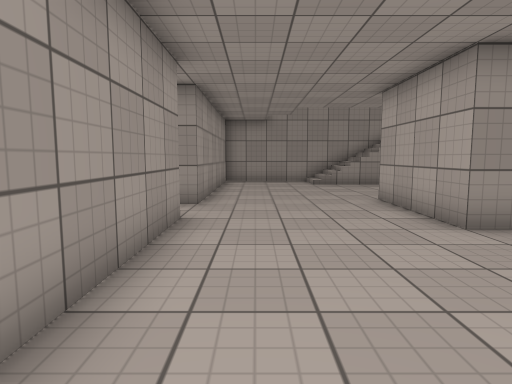
[1] (above)

16 first-person views from a walk through a 3-D level made in the Unity game engine. The camera is 1.2 m above the floor, tilts 6° down and sees 75° across. The floor is counted in squares, 1 m on a side. Each view is taken from the middle of a square. On the plan, view 1 faces up. The plan holds only what a view shows up to about 14 squares ahead; the rest is blank. Surface patterns are stand-ins for the level's own textures.

[2]
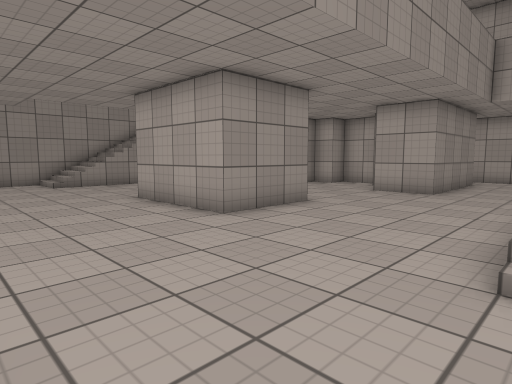

[3]
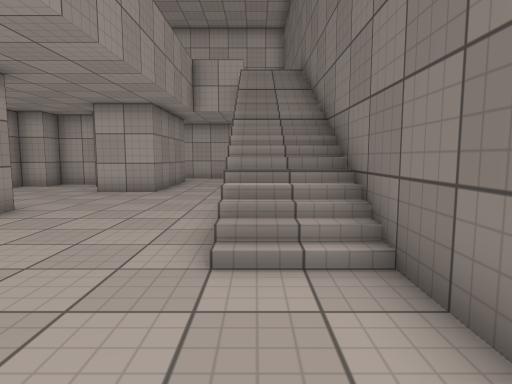

[4]
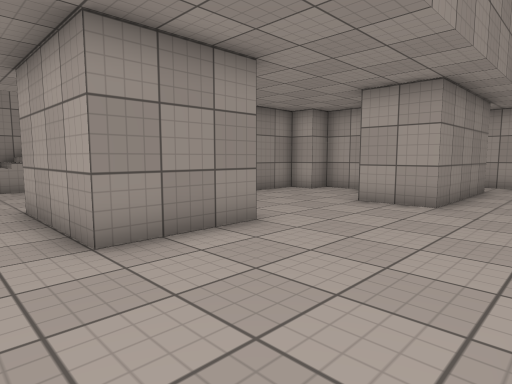

[5]
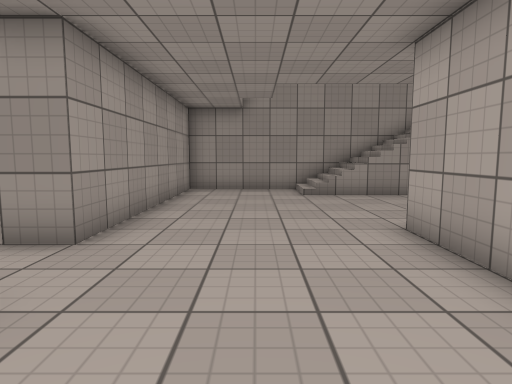

[6]
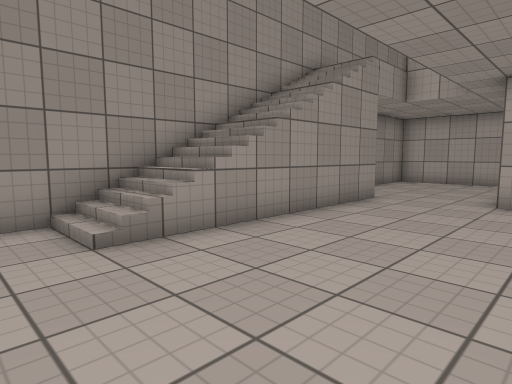

[7]
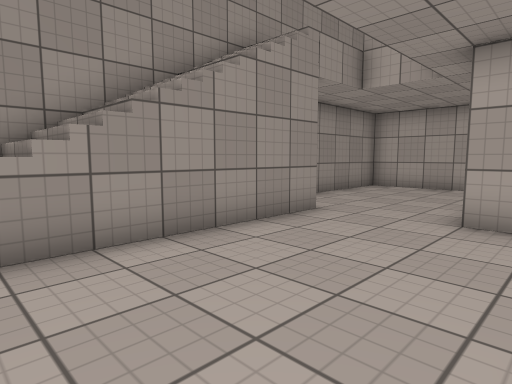

[8]
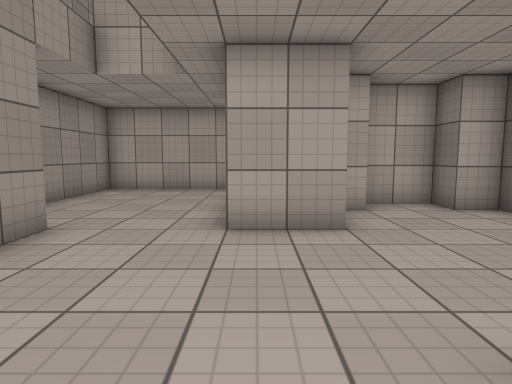

[9]
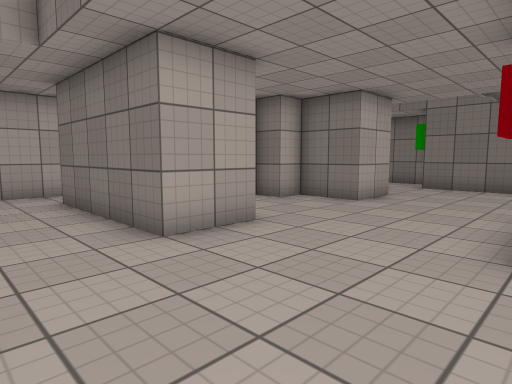

[10]
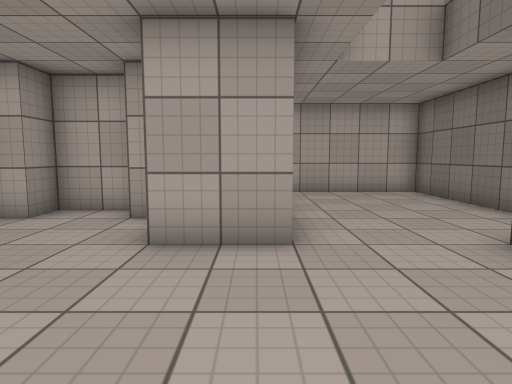

[11]
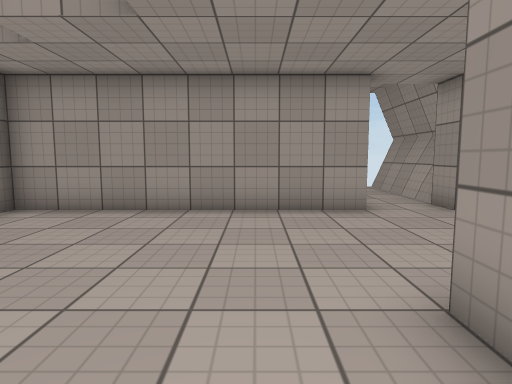

[12]
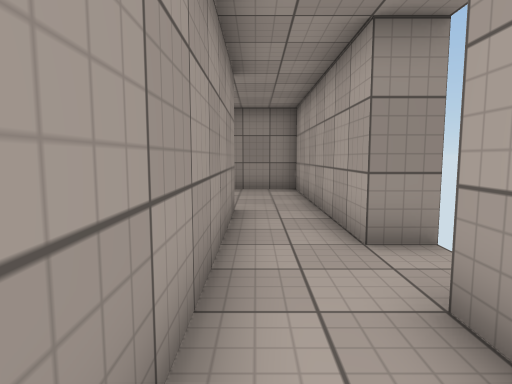

[13]
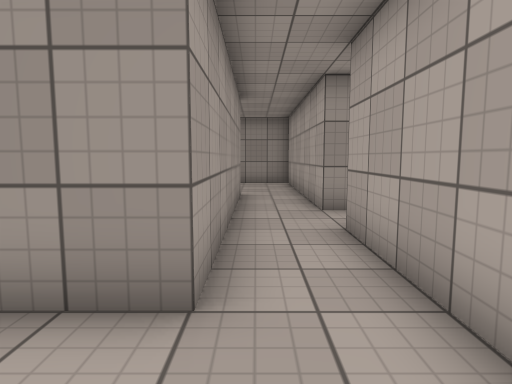

[14]
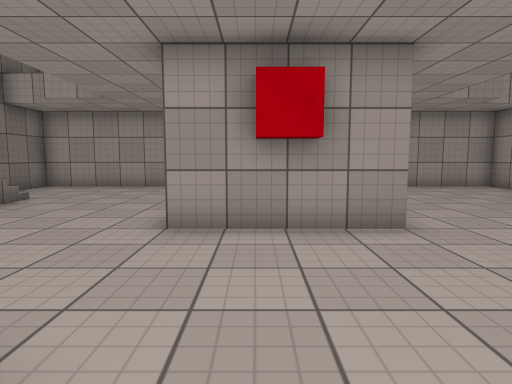

[15]
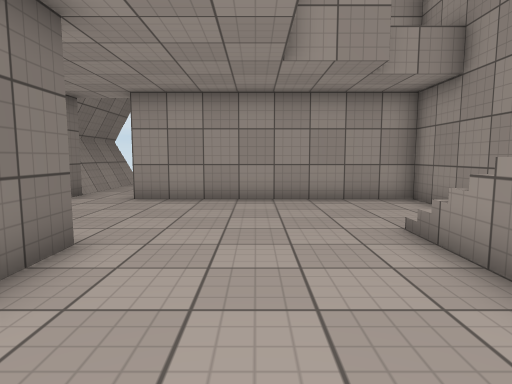

[16]
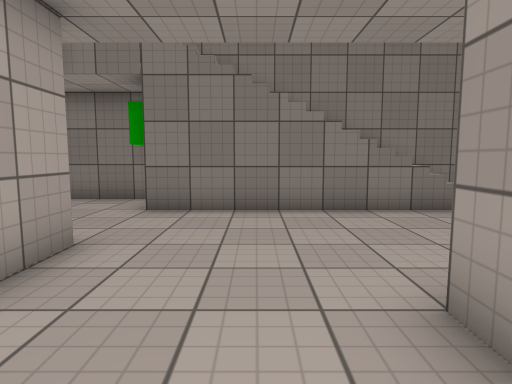

### Floor plan
Key: @ floor where view 1 was taken; # wall or solid block; x gap in a wall; . floor; / step, stairs or slope.
Columns run from 5 left of view 1 to 19 right of it. Each row starts with its distance up from view 1.
 17    ##############  #####
 16    #....////////.......#
 15    #....////////.......#
 14    #...................#
 13    #...................#
 12    #...................#
 11    #............#####..#
 10    #............#####..#
  9 ####.....###......###..##
  8  ........####......##...
  7  ........####......##...
  6 ####.....###......###..#
  5    #............#####..#
  4    #............#####..#
  3    #...................#
  2    #...................#
  1    #...................#
  0    #.@../////////......#
 -1    #....////////x......#
 -2    #####################

Where each view was taken, in squares from view 1:
view 1: 0 up, 0 right, facing up
view 2: 0 up, 1 left, facing up-right
view 3: 0 up, 1 left, facing right
view 4: 1 up, 2 right, facing up-right
view 5: 4 up, 1 right, facing up
view 6: 10 up, 1 right, facing up-right
view 7: 10 up, 4 right, facing up-right
view 8: 11 up, 5 right, facing right
view 9: 14 up, 6 right, facing down-right
view 10: 4 up, 6 right, facing right
view 11: 4 up, 6 right, facing left
view 12: 4 up, 16 right, facing up
view 13: 1 up, 16 right, facing up
view 14: 7 up, 12 right, facing left
view 15: 12 up, 8 right, facing left
view 16: 8 up, 8 right, facing down
